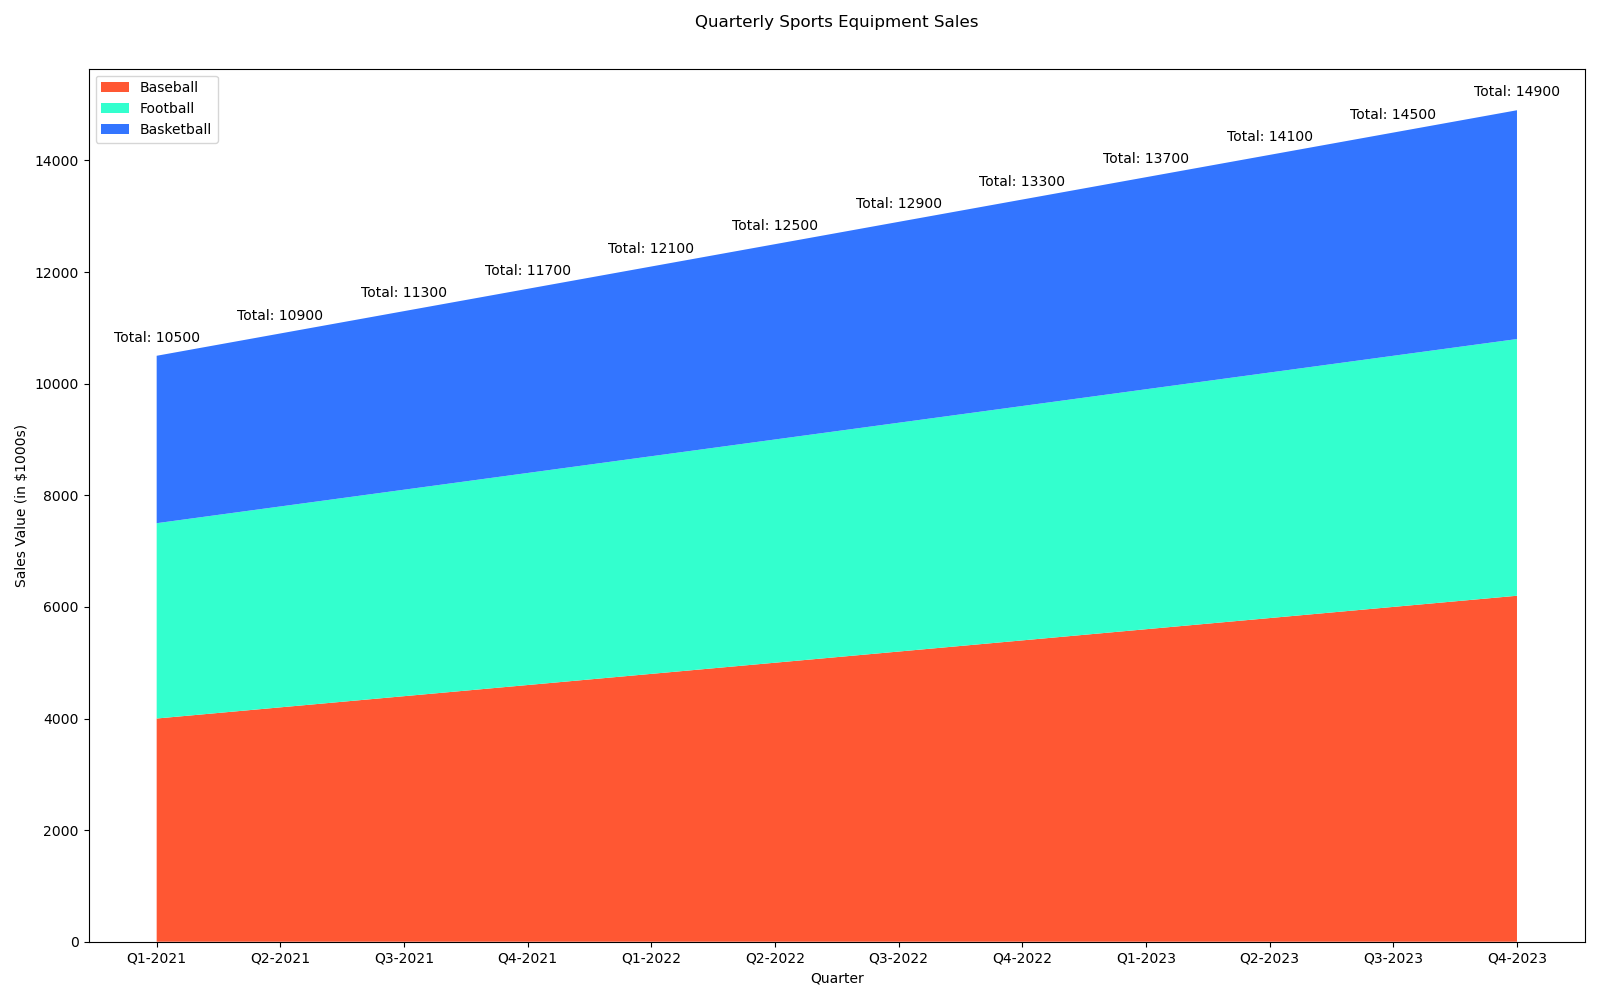

The script that drew this image:

import matplotlib.pyplot as plt
import pandas as pd

# Data
data = {
    'Quarter': [
        'Q1-2021', 'Q2-2021', 'Q3-2021', 'Q4-2021', 
        'Q1-2022', 'Q2-2022', 'Q3-2022', 'Q4-2022',
        'Q1-2023', 'Q2-2023', 'Q3-2023', 'Q4-2023'
    ],
    'Baseball': [4000, 4200, 4400, 4600, 4800, 5000, 5200, 5400, 5600, 5800, 6000, 6200],
    'Football': [3500, 3600, 3700, 3800, 3900, 4000, 4100, 4200, 4300, 4400, 4500, 4600],
    'Basketball': [3000, 3100, 3200, 3300, 3400, 3500, 3600, 3700, 3800, 3900, 4000, 4100]
}

df = pd.DataFrame(data)

# Figure and Plot
fig, ax = plt.subplots(figsize=(16, 10))
ax.stackplot(df['Quarter'], df['Baseball'], df['Football'], df['Basketball'],
             labels=['Baseball', 'Football', 'Basketball'],
             colors=['#FF5733', '#33FFCE', '#3375FF'])

# Title and labels
plt.title('Quarterly Sports Equipment Sales', pad=30)
plt.xlabel('Quarter')
plt.ylabel('Sales Value (in $1000s)')
plt.legend(loc='upper left')

# Annotations
for i, (quarter, baseball, football, basketball) in enumerate(zip(df['Quarter'], df['Baseball'], df['Football'], df['Basketball'])):
    total_value = baseball + football + basketball
    ax.annotate(f'Total: {total_value}', (i, total_value), textcoords="offset points", xytext=(0,10), ha='center')

# Show plot
plt.tight_layout()
plt.show()
